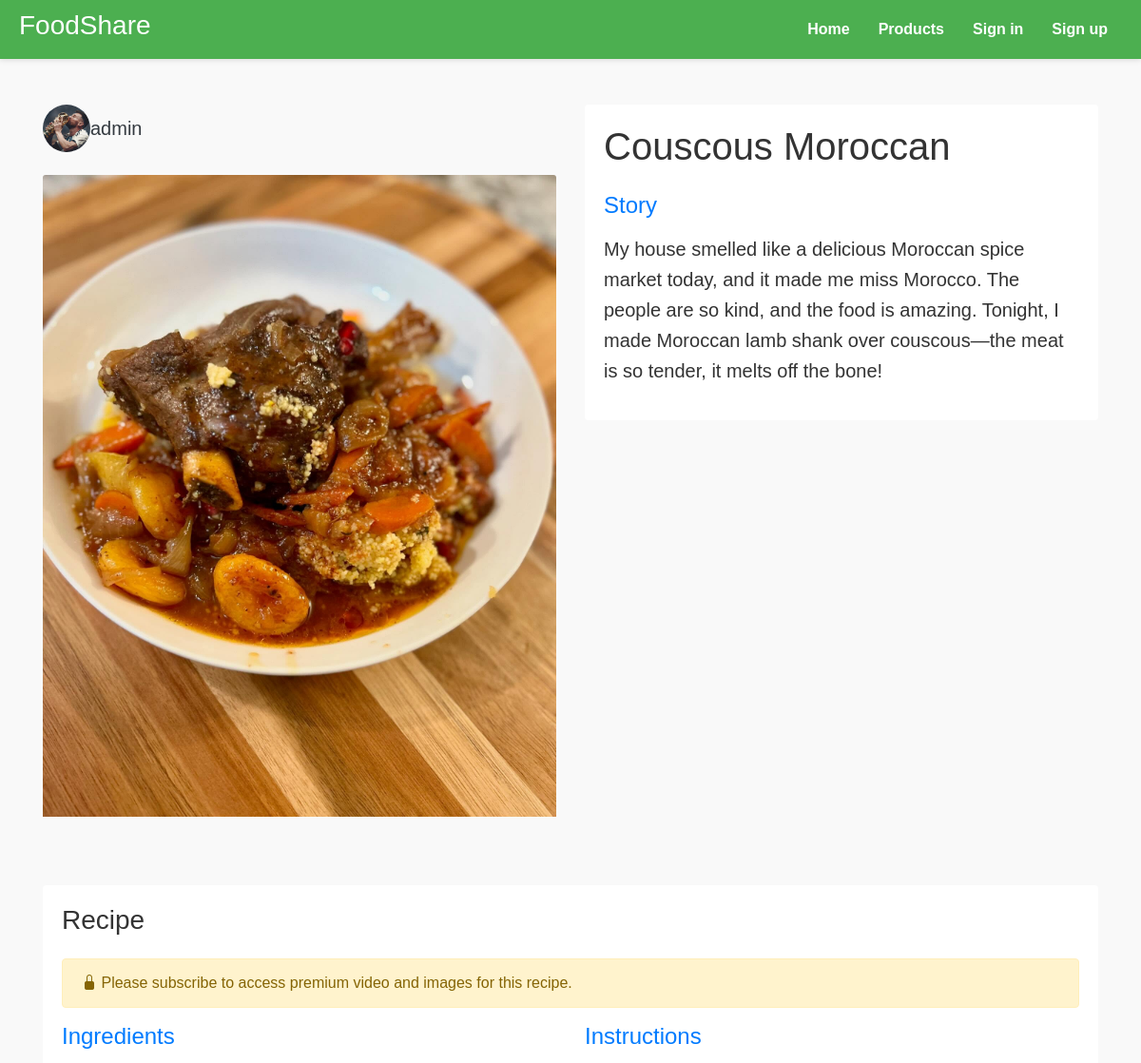
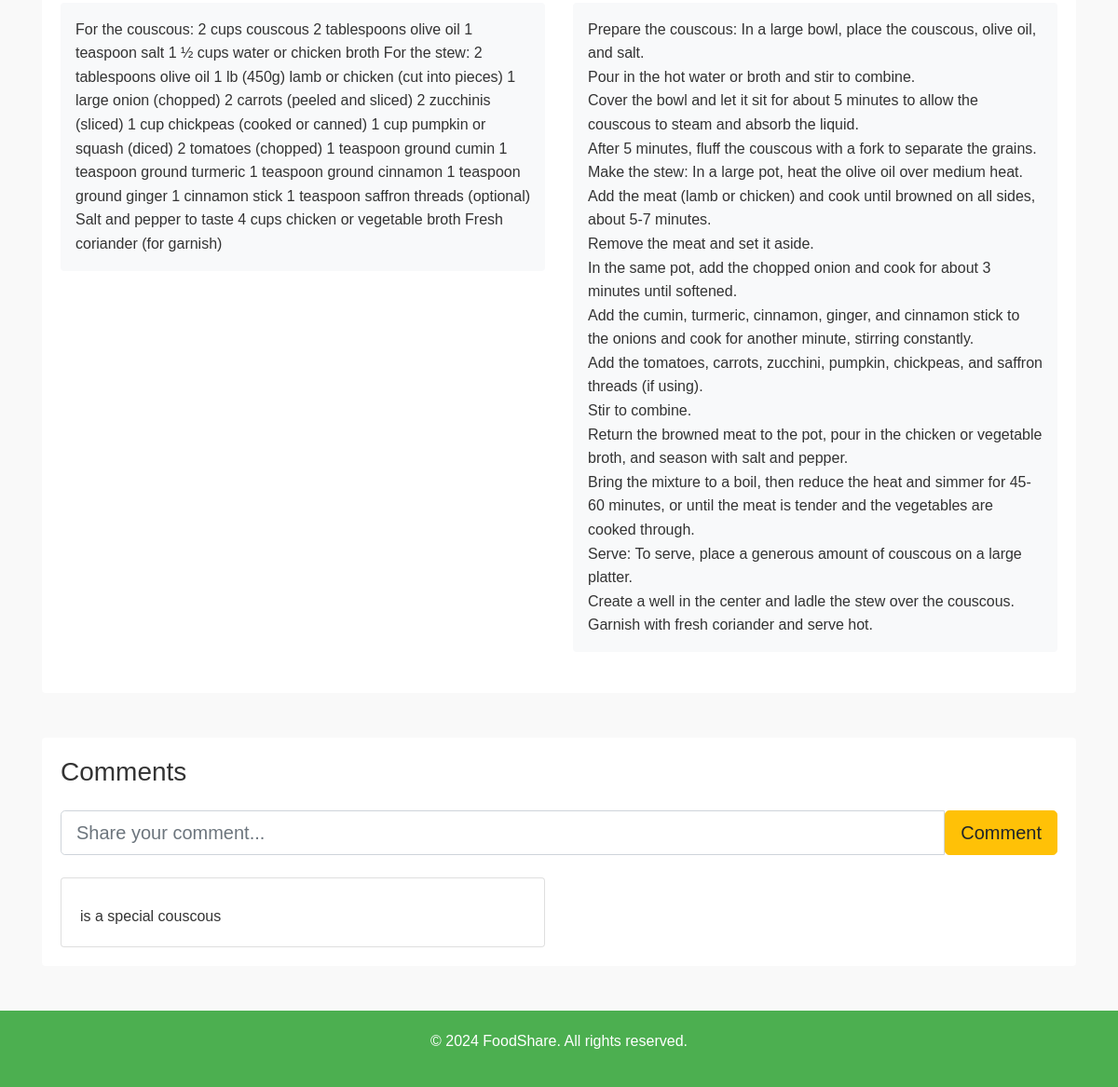
Screenshot of /food/couscous-moroccan/ with the database file from the repository (2 pictures, top to bottom).
### account/models.py (models this page shows)
class Profile(models.Model):
    user = models.OneToOneField(User, on_delete=models.CASCADE, unique=True)
    username = models.CharField(max_length=255, blank=True)
    img = models.ImageField(upload_to='profile/', blank=True, null=True)
    bio = models.TextField()

### app/models.py (models this page shows, shortened)
class Food(models.Model):
    category = models.ForeignKey(Category, on_delete=models.CASCADE)
    user = models.ForeignKey(User, on_delete=models.CASCADE)
    title = models.CharField(max_length=150)
    slug = models.CharField(max_length=250, blank=True, null=True)
    description = models.TextField(max_length=500)
    story = models.TextField()
    cuisine = models.ForeignKey(Cuisine, on_delete=models.SET_NULL, blank=True, null=True)
    likes = models.ManyToManyField(User, related_name='liked_recipe', blank=True)
    thumbnail = models.ImageField(upload_to='thumbnail/')
    img = models.ImageField(upload_to='media/', blank=True, null=True)
    created_at = models.DateTimeField(auto_now_add=True)

class Recipe(models.Model):
    food = models.ForeignKey(Food, on_delete=models.CASCADE)
    ingredients = models.TextField()
    instructions = models.TextField()
    cooking_time = models.IntegerField()
    is_premium = models.BooleanField(default=False)
    image = models.ImageField(upload_to='recipes/', blank=True, null=True)
    video = models.FileField(upload_to='media/',blank=True, null=True)

class FeedBack(models.Model):
    user = models.ForeignKey(User, on_delete=models.CASCADE)
    food = models.ForeignKey(Food, on_delete=models.CASCADE)
    comment = models.CharField(max_length=255)
    created_at = models.DateTimeField(auto_now_add=True)

### app/views.py (the view)
# urls.py: path('food/<slug:slug>/', views.food_detail, name='food_detail'),
def food_detail(request, slug):
    food = get_object_or_404(Food, slug=slug)
    feedbacks = FeedBack.objects.filter(food=food)
    recipe = Recipe.objects.filter(food=food).first()
    profile = get_object_or_404(Profile, user=food.user)
    if not profile:
        return HttpResponse('Page Not Found 404')
    if recipe:
        recipe.ingredients = recipe.ingredients.replace('.', '.<br>')
        recipe.instructions = recipe.instructions.replace('.', '.<br>')
    if request.method == 'POST':
        form = FeedBackForm(request.POST)
        if form.is_valid():
            user = form.save(commit=False)
            user.user = request.user
            user.food = food
            user.save()
        else:
            print(form.errors)
    else:
        form = FeedBackForm()
    context = {
        'food' : food,
        'form' : form,
        'feedbacks' : feedbacks,
        'recipe' : recipe,
        'profile' : profile
    }
    return render(request, 'pages/food_detail.html', context)

### app/forms.py
class FeedBackForm(forms.ModelForm):
    class Meta:
        model = FeedBack
        fields = ('comment',)

### app/templates/pages/food_detail.html (shortened to what this page needs)
{% extends 'pages/base.html' %}
{% block content %}
<div class="container py-5">
    <div class="row">
        {% if food.img %}
        <div class="col-lg-6 mb-4">
            <div class="d-flex align-items-center mb-4">
                <a href="{% url 'channel' food.user.username %}" class="text-decoration-none">
                    <div class="d-flex align-items-center">
                        <img src="{{ profile.img.url }}" alt="Profile Image"
                             class="rounded-circle me-3" style="width: 50px; height: 50px; object-fit: cover;">
                        <h5 class="mb-0 text-dark">{{ profile.user.username }}</h5>
                    </div>
                </a>
            </div>
            <div class="card border-0 shadow-sm">
                <img src="{{ food.img.url }}" class="card-img-top img-fluid" alt="{{ food.title }}">
            </div>
        </div>
        <div class="col-lg-6">
            <div class="card border-0 shadow-sm">
                <div class="card-body">
                    <h1 class="card-title display-6 mb-4">{{ food.title }}</h1>
                    <h3 class="h4 text-primary mb-3">Story</h3>
                    <p class="lead">{{ food.story|safe }}</p>
                </div>
            </div>
        </div>
        {% endif %}
    </div>
    <div class="card border-0 shadow-sm mt-5">
        {% if recipe %}
        <div class="card-body">
            <h3 class="card-title mb-4">Recipe</h3>
            {% if recipe.is_premium %}
            <div class="alert alert-warning">
                <i class="bi bi-star-fill me-2"></i>
                This is a premium recipe. Please subscribe to view the details.
            </div>
            <div class="row mb-4">
                {% if recipe.video %}
                <div class="col-md-6 mb-4 mb-md-0">
                    <div class="ratio ratio-16x9 rounded overflow-hidden shadow-sm">
                        <video controls class="object-fit-cover w-100">
                                <source src="{{ recipe.video.url }}" type="video/mp4">
                                Your browser does not support the video tag.
                        </video>
                    </div>
                    <small class="text-muted mt-2 d-block">Watch the recipe preparation video</small>
                </div>
                {% endif %}
                {% if recipe.img %}
                <div class="col-md-6">
                    <div class="rounded overflow-hidden shadow-sm">
                        <img src="{{ recipe.image.url }}"
                            class="img-fluid w-100 object-fit-cover"
                            style="height: 300px;"
                            alt="Recipe Image">
                    </div>
                        <small class="text-muted mt-2 d-block">Final dish presentation</small>
                    </div>
                 </div>
                {% endif %}
            {% else %}
            {% if not request.user.subscription.is_active %}
            <div class="alert alert-warning">
                <i class="bi bi-lock-fill me-2"></i>
                Please subscribe to access premium video and images for this recipe.
            </div>
            {% endif %}
                <div class="row">
                    <div class="col-md-6">
                        <div class="mb-4">
                            <h4 class="text-primary mb-3">Ingredients</h4>
                            <div class="bg-light p-3 rounded">
                                {{ recipe.ingredients|safe }}
                            </div>
                        </div>
                    </div>
                    <div class="col-md-6">
                        <div class="mb-4">
                            <h4 class="text-primary mb-3">Instructions</h4>
                            <div class="bg-light p-3 rounded">
                                {{ recipe.instructions|safe }}
                            </div>
                        </div>
                    </div>
                </div>
            {% endif %}
            {% else %}
            <div class="alert alert-danger">
                <i class="bi bi-exclamation-triangle-fill me-2"></i>
                No recipe available for this food.
            </div>
        {% endif %}
        </div>
    </div>
    <div class="card border-0 shadow-sm mt-5">
        <div class="card-body">
            <h3 class="card-title mb-4">Comments</h3>
            <form class="mb-4" action="" method="post">
                <div class="input-group">
                    <input name="comment" type="text" class="form-control form-control-lg"
                           placeholder="Share your comment...">
                    <button class="btn btn-warning btn-lg" type="submit">Comment</button>
                </div>
            </form>
            <div class="row g-4">
                {% for feedback in feedbacks %}
                <div class="col-md-6">
                    <div class="card h-100">
                        <div class="card-body">
                            <p class="card-text">{{ feedback.comment }}</p>
                        </div>
                    </div>
                </div>
                {% endfor %}
            </div>
        </div>
    </div>
</div>
{% endblock content %}

### app/static/css/style.css (style rules this page uses)
a { color: black; text-decoration: none; }
body { margin: 0; font-family: 'Arial', sans-serif; background-color: #f9f9f9; color: #333; line-height: 1.6; }

### rows the page displays
Profile: img (picture), user.username "admin"
Food: img (picture), title "Couscous Moroccan", story "My house smelled like a delicious Moroccan spice market today, and it made me miss Morocco. The people are so kind, and the food is amazing. Tonight, I made Moroccan lamb shank over couscous—the meat is so tender, it melts off the bone!"
Recipe: ingredients "For the couscous: 2 cups couscous 2 tablespoons olive oil 1 teaspoon salt 1 ½ cups water or chicken broth For the stew: 2 tablespoons olive oil 1 lb (450g) lamb or chicken (cut into pieces) 1 large onion (chopped) 2 carrots (peeled and sliced) 2 zucchinis (sliced) 1 cup chickpeas (cooked or canned) 1 cup pumpkin or squash (diced) 2 tomatoes (chopped) 1 teaspoon ground cumin 1 teaspoon ground turmeric 1 teaspoon ground cinnamon 1 teaspoon ground ginger 1 cinnamon stick 1 teaspoon saffron threads (optional) Salt and pepper to taste 4 cups chicken or vegetable broth Fresh coriander (for garnish)", instructions "Prepare the couscous: In a large bowl, place the couscous, olive oil, and salt. Pour in the hot water or broth and stir to combine. Cover the bowl and let it sit for about 5 minutes to allow the couscous to steam and absorb the liquid. After 5 minutes, fluff the couscous with a fork to separate the grains. Make the stew: In a large pot, heat the olive oil over medium heat. Add the meat (lamb or chicken) and cook until browned on all sides, about 5-7 minutes. Remove the meat and set it aside. In the same pot, add the chopped onion and cook for about 3 minutes until softened. Add the cumin, turmeric, cinnamon, ginger, and cinnamon stick to the onions and cook for another minute, stirring…"
FeedBack: comment "is a special couscous"
